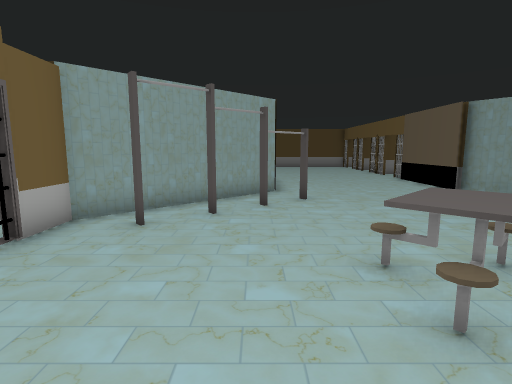
[1] (above)

24 first-person views from a walk through a Unity game level. The camera is 1.5 m above the floor, tilts 8° down and sees 80° across. The floor is counted in squares, 1 m on a side. Each view is taken from the middle of a square. On the plan, view 1 faces up. The plan holds only what a view shows up to about 15 squares ahead; the rest is blank. The place goes on beyond the plan. The player character is not drawn. Door leaves are left out, so doorways stand open.

[2]
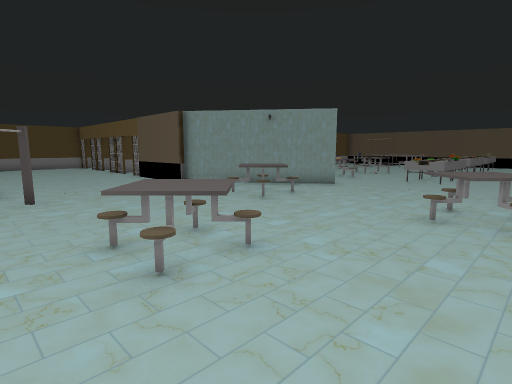

[3]
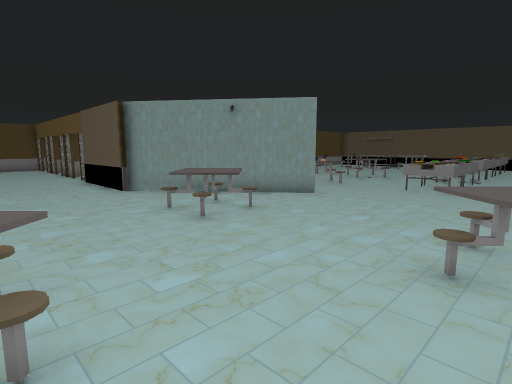

[4]
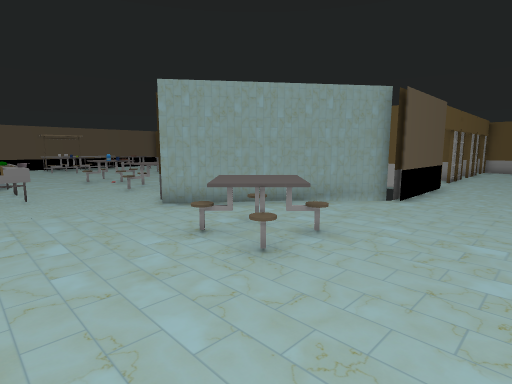

[5]
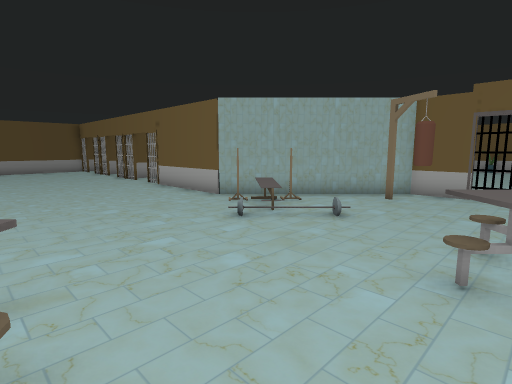

[6]
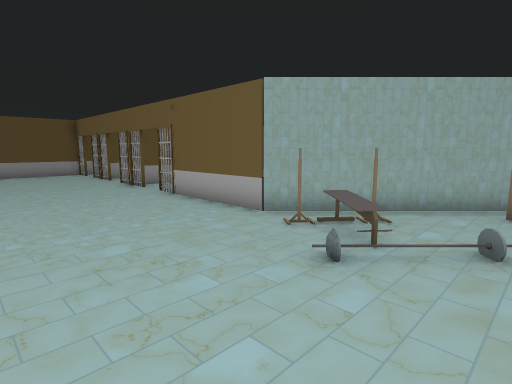

[7]
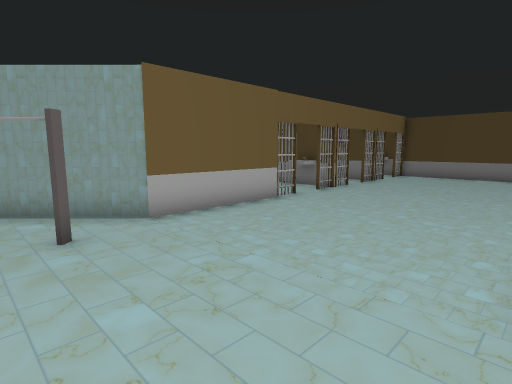

[8]
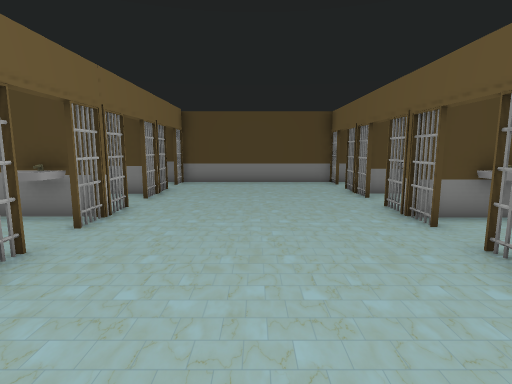

[9]
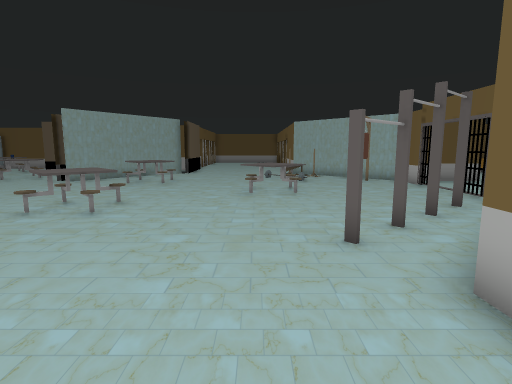

[10]
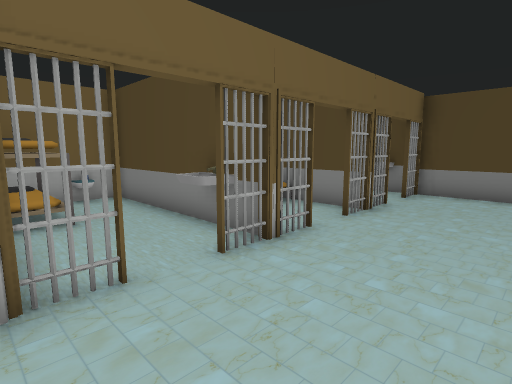

[11]
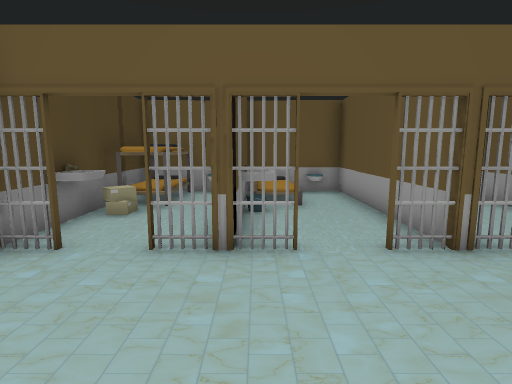

[12]
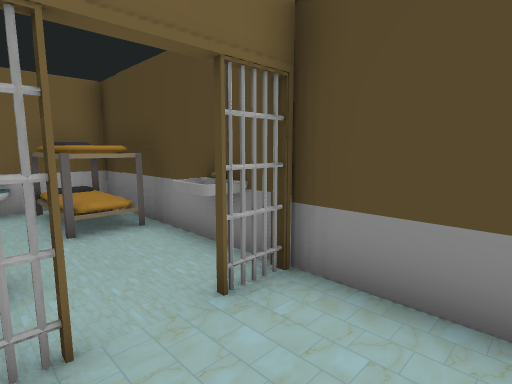

[13]
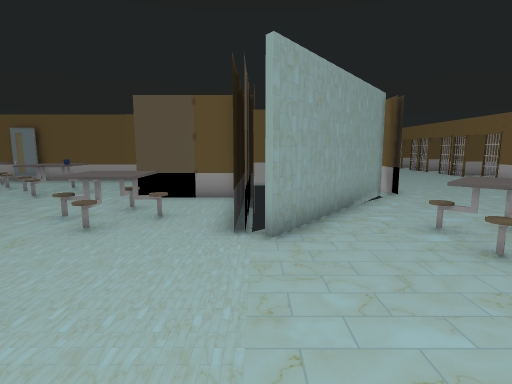

[14]
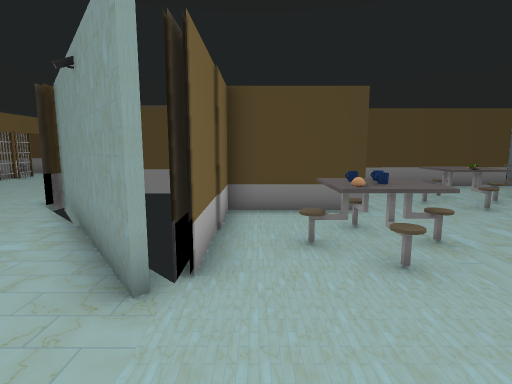

[15]
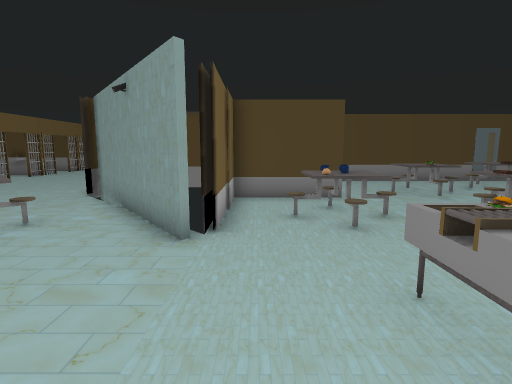

[16]
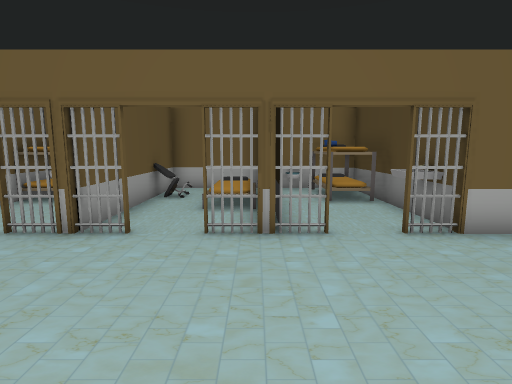

[17]
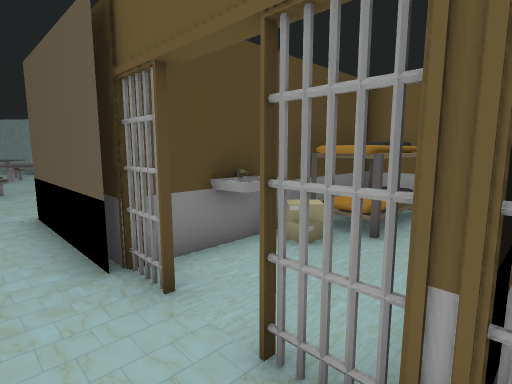

[18]
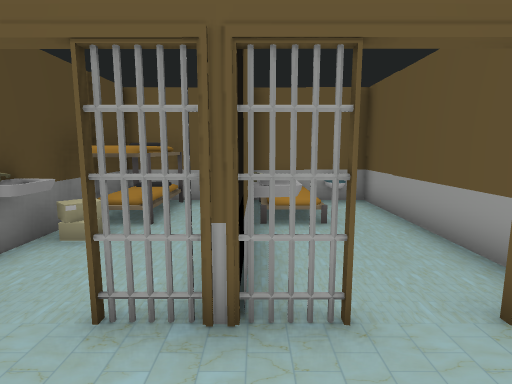

[19]
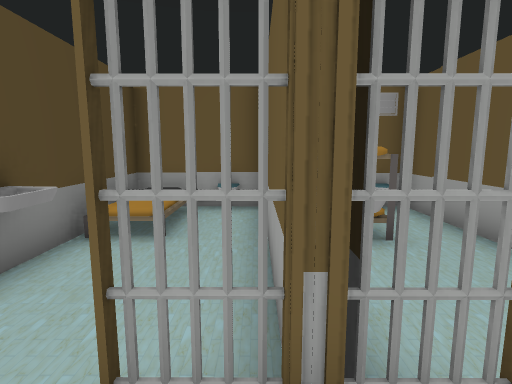

[20]
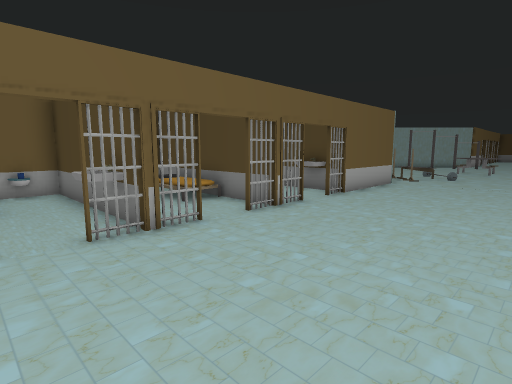

[21]
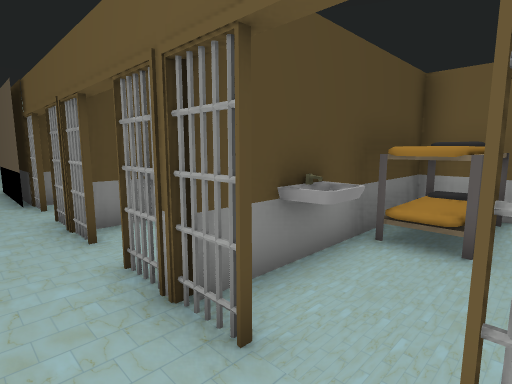

[22]
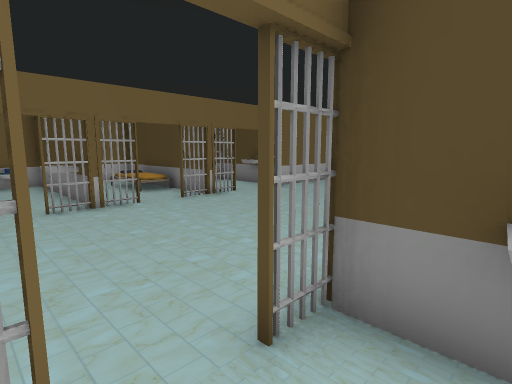

[23]
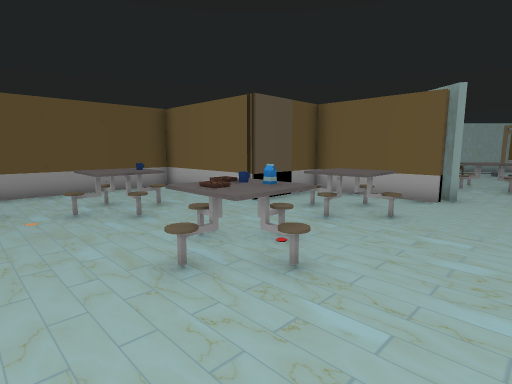

[24]
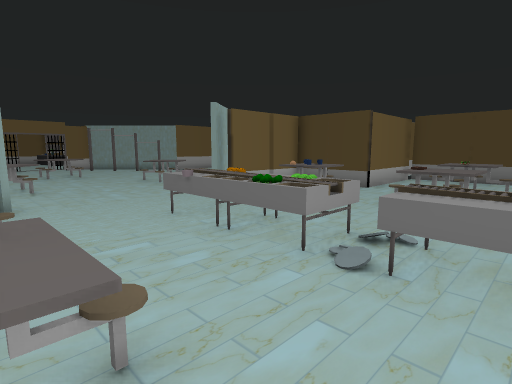

### Floor plan
Key: @ floor where view 1 was taken; # wall or solid block; x gap in a wall; . main floor; : floor 0.5 m higher than the main floor; / step, stairs or slope; D open door; = window, fence, low wall or low ledge; O other object.
Columns run from 6 left of view 1 to 22 right of it. Each row starts with its distance up from view 1.
 26 #####################
 25 #OOO...#.....#..OOOO#
 24 ####.............##O#
 23       ##.....#......O
 22     ####.....##OO####
 21        #..........O #
 20        #.....#.....
 19 ########.....#######
 18 O....OO#.....#.O
 17 ##O#.............
 16 #OOO...#.....#....    x######
 15       ##.....######  #.......
 14        #.....#       #.......
 13        #.....#       #......O
 12        #.....##      #..OO..O
 11       ##.....###  ####..#O..
 10       #........#  #......O.
  9      ##........## #../...
  8    ####.........###.  O.. O
  7   ###O.......#O..##. /#.. #
  6   #.#........OOO..#......
  5   D...........O............
  4   D.....##...........OOOOOO
  3  .D.....OO...........OOOOOOOO
  2  .D.....#............O.......
  1  .D..........OO..............
  0 ..#.O.@......OO#.##..........
 -1 #####.........#..##.. #. O#..
 -2    ##..#O.......###.. O. O ..
 -3     ###O........# #..........
 -4      ###.......## #..........
 -5       ##......##  ####..  #.
 -6        #.....##      #..OOO.O
 -7        #.....#       #......
 -8        #.....#       #.......
 -9 ########.....#########......#
-10 #OOO.O##.....#.OO#OO#########
-11 ##OO.............####
-12 O......=.....##....##
-13 ###O####.....##O#####
-14 #.:::..#.....##O#:::#
-15 #   ...x.....##.... #
-16 ##O#####.....########
-17 #....OO=.....#.O##O##
-18 ##...............OOO#
-19  OOO... .....#.....##

Positions as (right, up) in squares from view 1, and headings:
1: (0, 0), facing up
2: (0, -1), facing up-right
3: (3, 0), facing up-right
4: (4, 4), facing down-right
5: (7, 3), facing down-left
6: (6, 0), facing down-left
7: (7, 8), facing up-left
8: (4, 12), facing up
9: (3, 14), facing down
10: (4, 15), facing up-left
11: (3, 22), facing right
12: (3, 23), facing up-left
13: (12, 5), facing down
14: (13, 3), facing up
15: (13, 1), facing up
16: (6, -13), facing left
17: (6, -13), facing up-right
18: (5, -13), facing right
19: (6, -16), facing right
20: (6, -19), facing up-left
21: (6, -19), facing up-right
22: (9, -19), facing up-left
23: (22, 2), facing down-left
24: (21, -1), facing up-left
